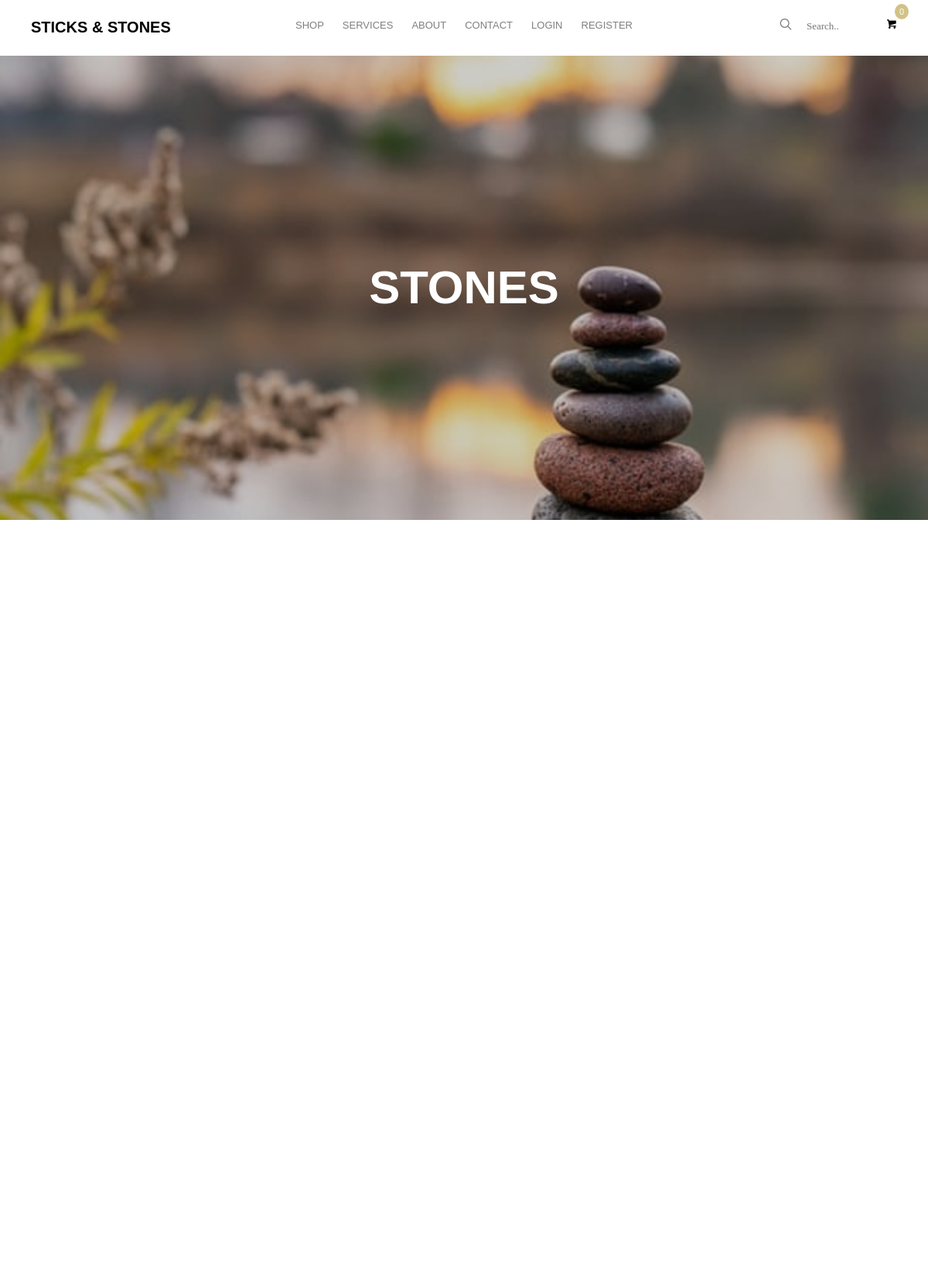
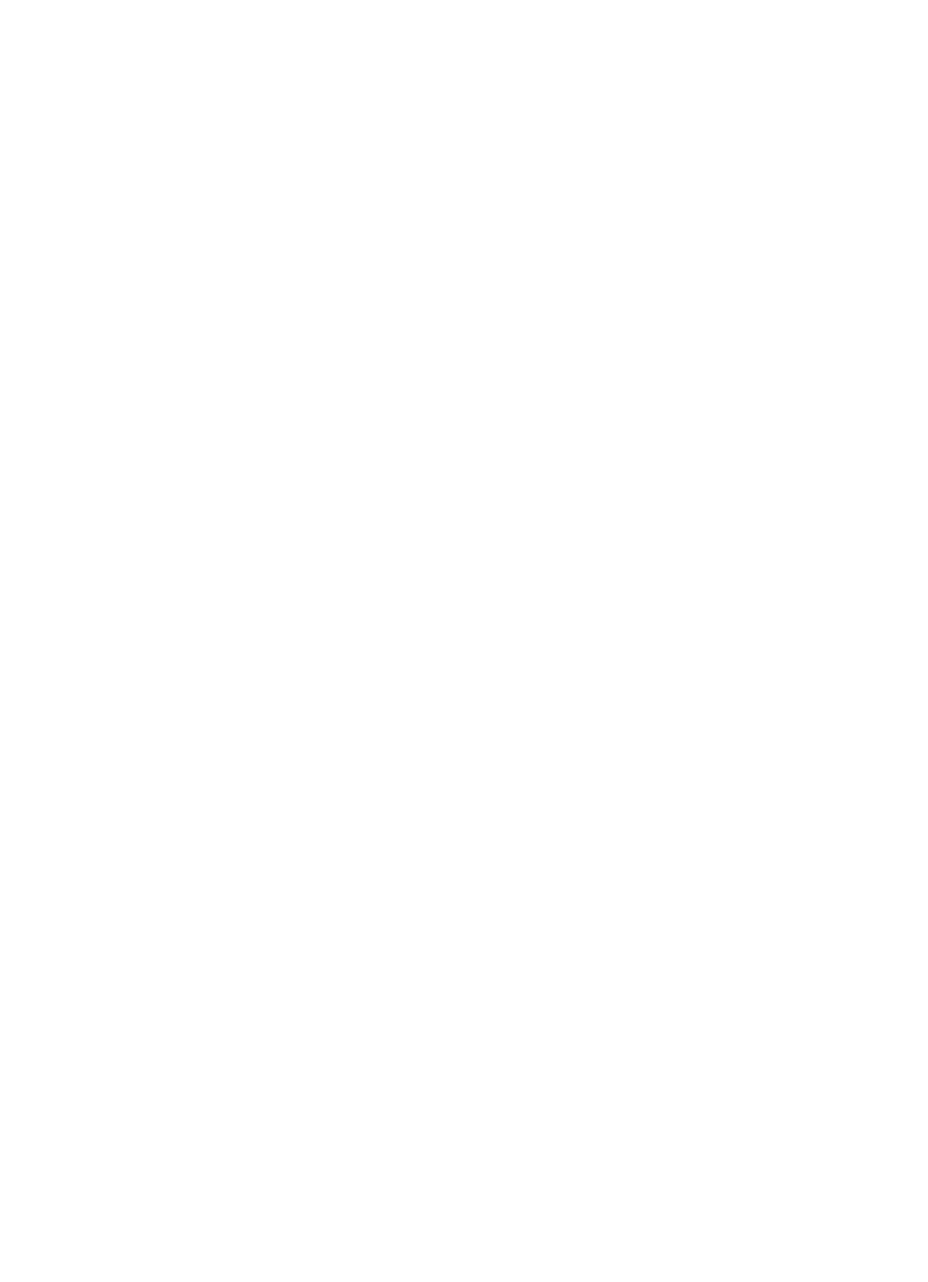
The app's page /single/1 (upper part) with its own data (2 pictures, top to bottom).
### main.py (models this page shows)
class Product(db.Model):
    __tablename__ = "products"
    id = db.Column(db.Integer, primary_key=True)
    name = db.Column(db.String(1000), unique=True)
    price = db.Column(db.Float, nullable=False)
    main_image = db.Column(db.String(1000), nullable=False, unique=True)
    description = db.Column(db.Text, nullable=False)
    specification = db.Column(db.Text, nullable=False)
    side_images = relationship("ProductImages", back_populates="parent_product")
    reviews = relationship("Review", back_populates="parent_product")
    cart = relationship("CartItem", back_populates="product")

### main.py (the view, shortened to what this page needs)
@app.route("/single/<product_id>", methods=["GET", "POST"], defaults={'increment': 0, 'current_num': 1})
@app.route("/single/<product_id>/<current_num>/<increment>", methods=["GET", "POST"])
def single(product_id, current_num, increment):
    item_num = 0
    if current_user.is_authenticated:
        user_cart = current_user.user_cart
        item_num = len(user_cart)
    requested_product = Product.query.get(product_id)
    total_stars = 0
    for review in requested_product.reviews:
        total_stars += len(review.stars)
    try:
        avg_stars = total_stars / len(requested_product.reviews)
    except ZeroDivisionError:
        avg_stars = -1
    for review in requested_product.reviews:
        if review.review_author == current_user:
            review_form = UpdateReviewForm(
                review_text=review.text,
                product_rating=review.stars
            )
            if review_form.validate_on_submit():
                if not current_user.is_authenticated:
                    flash("You need to login or register to write a review.")
                    return redirect(url_for("login"))
                review.text = review_form.review_text.data
                review.stars = review_form.product_rating.data
                db.session.commit()
                return redirect(url_for("single", product_id=product_id))
            return render_template(
                "single.html",
                product=requested_product,
                current_user=current_user,
                form=review_form,
                is_update=True,
                text=review.text,
                stars=review.stars,
                rating=avg_stars, item_num=item_num, increment=increment, current_num=current_num)
    review_form = ReviewForm()
    return render_template(
        "single.html",
        product=requested_product,
        current_user=current_user,
        form=review_form, rating=avg_stars, item_num=item_num, increment=0, current_num=current_num)

### forms.py
class ReviewForm(FlaskForm):
    review_text = CKEditorField("Review", validators=[DataRequired()])
    product_rating = SelectField('Product Rating', choices=["⭐", "⭐⭐", "⭐⭐⭐", "⭐⭐⭐⭐", "⭐⭐⭐⭐⭐"],
                                 validators=[DataRequired()])
    submit = SubmitField("Submit Review")

### templates/single.html (shortened to what this page needs)
{% import "bootstrap/wtf.html" as wtf %}
{% include "header.html" %}
<header id="fh5co-header" class="fh5co-cover fh5co-cover-sm" role="banner" style="background-image:url({{url_for('static', filename='images/' + product.main_image)}});">
		<div class="overlay"></div>
		<div class="container">
			<div class="row">
				<div class="col-md-8 col-md-offset-2 text-center">
					<div class="display-t">
						<div class="display-tc animate-box" data-animate-effect="fadeIn">
							<h1>{{product.name}}</h1>
						</div>
					</div>
				</div>
			</div>
		</div>
	</header>
	<div id="fh5co-product">
		<div class="container">
			<div class="row">
			<div class="row">
				<div class="col-md-10 col-md-offset-1">
			</div>
		</div>
	</div>
	</div>
</div>
{% include "footer.html" %}

### static/css/style.css (style rules this page uses)
body { font-family: "Playfair Display", serif; font-weight: 400; font-size: 16px; line-height: 1.7; color: #828282; background: #fff; }
:root { --star-size: 30px; --star-color: #fff; --star-background: #fc0; }
h1, h2, h3, h4, h5, h6, figure { color: #000; font-family: "Montserrat", Arial, sans-serif; font-weight: 400; margin: 0 0 20px 0; }
#fh5co-header, #fh5co-counter, .fh5co-bg { background-size: cover; background-position: top center; background-repeat: no-repeat; position: relative; }
.fh5co-cover { height: 800px; background-size: cover; background-position: top center; background-repeat: no-repeat; position: relative; float: left; width: 100%; }
.fh5co-cover .overlay { z-index: 0; position: absolute; bottom: 0; top: 0; left: 0; right: 0; background: rgba(0, 0, 0, 0.2); }
.fh5co-cover .display-t, .fh5co-cover .display-tc { z-index: 9; height: 900px; display: table; width: 100%; }
.fh5co-cover.fh5co-cover-sm { height: 600px; }
.fh5co-cover.fh5co-cover-sm .display-t, .fh5co-cover.fh5co-cover-sm .display-tc { height: 600px; display: table; width: 100%; }
#fh5co-header .display-tc, #fh5co-counter .display-tc, .fh5co-cover .display-tc { display: table-cell !important; vertical-align: middle; }
#fh5co-header .display-tc h1, #fh5co-header .display-tc h2, #fh5co-counter .display-tc h1, #fh5co-counter .display-tc h2, .fh5co-cover .display-tc h1, .fh5co-cover .display-tc h2 { margin: 0; padding: 0; color: white; }
#fh5co-header .display-tc h1, #fh5co-counter .display-tc h1, .fh5co-cover .display-tc h1 { margin-bottom: 0px; font-size: 60px; line-height: 1.5; text-transform: uppercase; font-weight: 700; }
#fh5co-services, #fh5co-started, #fh5co-testimonial, #fh5co-started, #fh5co-product, #fh5co-about, #fh5co-contact, #fh5co-footer { padding: 7em 0; clear: both; }
.js .animate-box { opacity: 0; }

### records on screen
Product: main_image (picture), name "STONES"

### other values on screen
{{ item_num }} "0"
